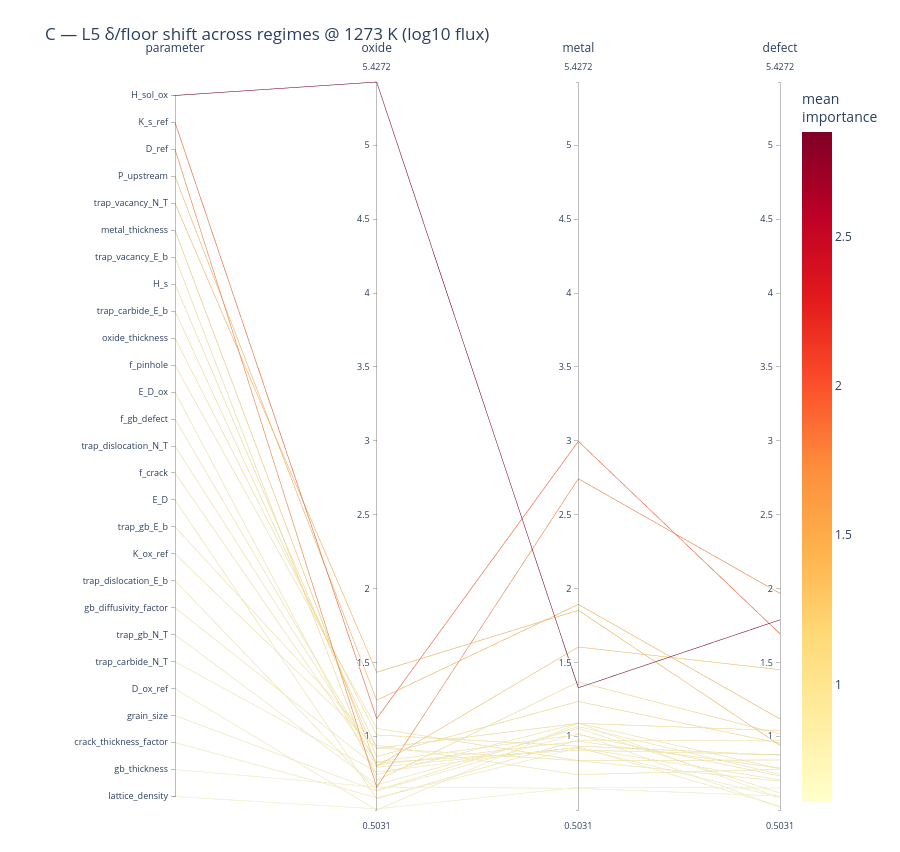

The notebook cell this image was saved under:
### Markdown cell above
## C — δ/floor sensitivity shift across regimes

Each line is a **parameter**; axes are the three regimes; height = its **`delta_over_floor`**
for log10(flux). Steeply sloped lines are parameters whose importance changes between regimes.
Colour = mean importance.

Read the 1.0 level as the noise floor: a parameter sitting near or below it in every column is
not resolved anywhere, and its slope is noise rather than physics.

### Code cell
# parameter x regime matrix of delta_over_floor at T_SHOW
matC = (routeB_T[routeB_T.metric == 'flux']
        .pivot(index='parameter', columns='regime', values='delta_over_floor')
        .reset_index())
matC = matC[['parameter'] + [r for r in REGIMES if r in matC.columns]]

figC = parallel_coordinates_sensitivity(
    matC, regimes=tuple(REGIMES),
    title=f'C — L5 δ/floor shift across regimes @ {T_SHOW} K (log10 flux)',
    save_html=os.path.join(FIG_DIR, 'pcp_C_sensitivity.html'))
print("floors at this temperature:")
print(routeB_T[routeB_T.metric == 'flux'].groupby('regime')['floor'].first().round(4).to_string())
figC

### Figure 1 — Plotly figure (JSON) as saved in the notebook; plotly's stock layout.template omitted (floating-point values rounded to 4 significant figures)
{"data": [{"dimensions": [{"label": "parameter", "range": [-0.5, 26.5], "ticktext": ["H_sol_ox", "K_s_ref", "D_ref", "P_upstream", "trap_vacancy_N_T", "metal_thickness", "trap_vacancy_E_b", "H_s", "trap_carbide_E_b", "oxide_thickness", "f_pinhole", "E_D_ox", "f_gb_defect", "trap_dislocation_N_T", "f_crack", "E_D", "trap_gb_E_b", "K_ox_ref", "trap_dislocation_E_b", "gb_diffusivity_factor", "trap_gb_N_T", "trap_carbide_N_T", "D_ox_ref", "grain_size", "crack_thickness_factor", "gb_thickness", "lattice_density"], "tickvals": [26, 25, 24, 23, 22, 21, 20, 19, 18, 17, 16, 15, 14, 13, 12, 11, 10, 9, 8, 7, 6, 5, 4, 3, 2, 1, 0], "values": [26, 25, 24, 23, 22, 21, 20, 19, 18, 17, 16, 15, 14, 13, 12, 11, 10, 9, 8, 7, 6, 5, 4, 3, 2, 1, 0]}, {"label": "oxide", "range": [0.5031, 5.427], "values": [5.427, 1.122, 0.6569, 1.245, 1.435, 0.7981, 0.703, 0.8642, 0.9208, 1.011, 1.055, 0.7421, 0.8224, 0.8282, 0.8076, 0.5791, 0.9408, 0.9221, 0.6346, 0.7923, 0.6734, 0.7602, 0.5031, 0.6323, 0.5866, 0.6584, 0.5105]}, {"label": "metal", "range": [0.5031, 5.427], "values": [1.33, 2.997, 2.744, 1.894, 1.854, 1.606, 1.369, 1.237, 1.089, 0.9348, 0.8371, 1.09, 0.9082, 1.013, 0.9684, 0.976, 0.7419, 0.8367, 1.067, 0.9234, 1.055, 0.9288, 1.09, 1.021, 0.9226, 0.6493, 0.6566]}, {"label": "defect", "range": [0.5031, 5.427], "values": [1.789, 1.695, 1.968, 1.119, 0.9409, 1.452, 1.017, 0.9539, 1.04, 0.8748, 0.8416, 0.7818, 0.876, 0.7332, 0.7868, 0.9705, 0.7783, 0.6989, 0.7446, 0.7069, 0.6181, 0.5282, 0.5843, 0.521, 0.5889, 0.5973, 0.6515]}], "labelangle": 0, "labelfont": {"size": 12}, "labelside": "top", "line": {"color": [2.849, 1.938, 1.79, 1.419, 1.41, 1.285, 1.03, 1.018, 1.017, 0.9402, 0.9113, 0.8713, 0.8688, 0.8583, 0.8543, 0.8419, 0.8203, 0.8192, 0.8155, 0.8075, 0.782, 0.7391, 0.7259, 0.7248, 0.6994, 0.635, 0.6062], "colorbar": {"title": {"text": "mean<br>importance"}}, "colorscale": [[0, "rgb(255,255,204)"], [0.125, "rgb(255,237,160)"], [0.25, "rgb(254,217,118)"], [0.375, "rgb(254,178,76)"], [0.5, "rgb(253,141,60)"], [0.625, "rgb(252,78,42)"], [0.75, "rgb(227,26,28)"], [0.875, "rgb(189,0,38)"], [1, "rgb(128,0,38)"]], "showscale": true}, "rangefont": {"size": 9}, "tickfont": {"size": 9}, "type": "parcoords"}], "layout": {"font": {"size": 12}, "height": 852, "margin": {"b": 40, "l": 175, "r": 120, "t": 80}, "title": {"text": "C — L5 δ/floor shift across regimes @ 1273 K (log10 flux)"}}}
